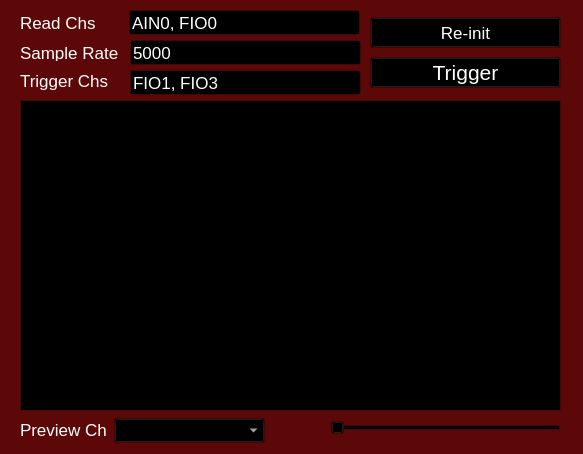
<?xml version="1.0" encoding="UTF-8"?>
<ui version="4.0">
 <class>DAQWindow</class>
 <widget class="QFrame" name="DAQWindow">
  <property name="geometry">
   <rect>
    <x>0</x>
    <y>0</y>
    <width>583</width>
    <height>454</height>
   </rect>
  </property>
  <property name="palette">
   <palette>
    <active>
     <colorrole role="WindowText">
      <brush brushstyle="SolidPattern">
       <color alpha="255">
        <red>255</red>
        <green>255</green>
        <blue>255</blue>
       </color>
      </brush>
     </colorrole>
     <colorrole role="Button">
      <brush brushstyle="SolidPattern">
       <color alpha="255">
        <red>0</red>
        <green>0</green>
        <blue>0</blue>
       </color>
      </brush>
     </colorrole>
     <colorrole role="Light">
      <brush brushstyle="SolidPattern">
       <color alpha="255">
        <red>0</red>
        <green>0</green>
        <blue>0</blue>
       </color>
      </brush>
     </colorrole>
     <colorrole role="Midlight">
      <brush brushstyle="SolidPattern">
       <color alpha="255">
        <red>0</red>
        <green>0</green>
        <blue>0</blue>
       </color>
      </brush>
     </colorrole>
     <colorrole role="Dark">
      <brush brushstyle="SolidPattern">
       <color alpha="255">
        <red>0</red>
        <green>0</green>
        <blue>0</blue>
       </color>
      </brush>
     </colorrole>
     <colorrole role="Mid">
      <brush brushstyle="SolidPattern">
       <color alpha="255">
        <red>0</red>
        <green>0</green>
        <blue>0</blue>
       </color>
      </brush>
     </colorrole>
     <colorrole role="Text">
      <brush brushstyle="SolidPattern">
       <color alpha="255">
        <red>255</red>
        <green>255</green>
        <blue>255</blue>
       </color>
      </brush>
     </colorrole>
     <colorrole role="BrightText">
      <brush brushstyle="SolidPattern">
       <color alpha="255">
        <red>255</red>
        <green>255</green>
        <blue>255</blue>
       </color>
      </brush>
     </colorrole>
     <colorrole role="ButtonText">
      <brush brushstyle="SolidPattern">
       <color alpha="255">
        <red>255</red>
        <green>255</green>
        <blue>255</blue>
       </color>
      </brush>
     </colorrole>
     <colorrole role="Base">
      <brush brushstyle="SolidPattern">
       <color alpha="255">
        <red>0</red>
        <green>0</green>
        <blue>0</blue>
       </color>
      </brush>
     </colorrole>
     <colorrole role="Window">
      <brush brushstyle="SolidPattern">
       <color alpha="255">
        <red>93</red>
        <green>8</green>
        <blue>8</blue>
       </color>
      </brush>
     </colorrole>
     <colorrole role="Shadow">
      <brush brushstyle="SolidPattern">
       <color alpha="255">
        <red>0</red>
        <green>0</green>
        <blue>0</blue>
       </color>
      </brush>
     </colorrole>
     <colorrole role="AlternateBase">
      <brush brushstyle="SolidPattern">
       <color alpha="255">
        <red>0</red>
        <green>0</green>
        <blue>0</blue>
       </color>
      </brush>
     </colorrole>
     <colorrole role="ToolTipBase">
      <brush brushstyle="SolidPattern">
       <color alpha="255">
        <red>255</red>
        <green>255</green>
        <blue>220</blue>
       </color>
      </brush>
     </colorrole>
     <colorrole role="ToolTipText">
      <brush brushstyle="SolidPattern">
       <color alpha="255">
        <red>0</red>
        <green>0</green>
        <blue>0</blue>
       </color>
      </brush>
     </colorrole>
     <colorrole role="PlaceholderText">
      <brush brushstyle="SolidPattern">
       <color alpha="128">
        <red>255</red>
        <green>255</green>
        <blue>255</blue>
       </color>
      </brush>
     </colorrole>
    </active>
    <inactive>
     <colorrole role="WindowText">
      <brush brushstyle="SolidPattern">
       <color alpha="255">
        <red>255</red>
        <green>255</green>
        <blue>255</blue>
       </color>
      </brush>
     </colorrole>
     <colorrole role="Button">
      <brush brushstyle="SolidPattern">
       <color alpha="255">
        <red>0</red>
        <green>0</green>
        <blue>0</blue>
       </color>
      </brush>
     </colorrole>
     <colorrole role="Light">
      <brush brushstyle="SolidPattern">
       <color alpha="255">
        <red>0</red>
        <green>0</green>
        <blue>0</blue>
       </color>
      </brush>
     </colorrole>
     <colorrole role="Midlight">
      <brush brushstyle="SolidPattern">
       <color alpha="255">
        <red>0</red>
        <green>0</green>
        <blue>0</blue>
       </color>
      </brush>
     </colorrole>
     <colorrole role="Dark">
      <brush brushstyle="SolidPattern">
       <color alpha="255">
        <red>0</red>
        <green>0</green>
        <blue>0</blue>
       </color>
      </brush>
     </colorrole>
     <colorrole role="Mid">
      <brush brushstyle="SolidPattern">
       <color alpha="255">
        <red>0</red>
        <green>0</green>
        <blue>0</blue>
       </color>
      </brush>
     </colorrole>
     <colorrole role="Text">
      <brush brushstyle="SolidPattern">
       <color alpha="255">
        <red>255</red>
        <green>255</green>
        <blue>255</blue>
       </color>
      </brush>
     </colorrole>
     <colorrole role="BrightText">
      <brush brushstyle="SolidPattern">
       <color alpha="255">
        <red>255</red>
        <green>255</green>
        <blue>255</blue>
       </color>
      </brush>
     </colorrole>
     <colorrole role="ButtonText">
      <brush brushstyle="SolidPattern">
       <color alpha="255">
        <red>255</red>
        <green>255</green>
        <blue>255</blue>
       </color>
      </brush>
     </colorrole>
     <colorrole role="Base">
      <brush brushstyle="SolidPattern">
       <color alpha="255">
        <red>0</red>
        <green>0</green>
        <blue>0</blue>
       </color>
      </brush>
     </colorrole>
     <colorrole role="Window">
      <brush brushstyle="SolidPattern">
       <color alpha="255">
        <red>93</red>
        <green>8</green>
        <blue>8</blue>
       </color>
      </brush>
     </colorrole>
     <colorrole role="Shadow">
      <brush brushstyle="SolidPattern">
       <color alpha="255">
        <red>0</red>
        <green>0</green>
        <blue>0</blue>
       </color>
      </brush>
     </colorrole>
     <colorrole role="AlternateBase">
      <brush brushstyle="SolidPattern">
       <color alpha="255">
        <red>0</red>
        <green>0</green>
        <blue>0</blue>
       </color>
      </brush>
     </colorrole>
     <colorrole role="ToolTipBase">
      <brush brushstyle="SolidPattern">
       <color alpha="255">
        <red>255</red>
        <green>255</green>
        <blue>220</blue>
       </color>
      </brush>
     </colorrole>
     <colorrole role="ToolTipText">
      <brush brushstyle="SolidPattern">
       <color alpha="255">
        <red>0</red>
        <green>0</green>
        <blue>0</blue>
       </color>
      </brush>
     </colorrole>
     <colorrole role="PlaceholderText">
      <brush brushstyle="SolidPattern">
       <color alpha="128">
        <red>255</red>
        <green>255</green>
        <blue>255</blue>
       </color>
      </brush>
     </colorrole>
    </inactive>
    <disabled>
     <colorrole role="WindowText">
      <brush brushstyle="SolidPattern">
       <color alpha="255">
        <red>0</red>
        <green>0</green>
        <blue>0</blue>
       </color>
      </brush>
     </colorrole>
     <colorrole role="Button">
      <brush brushstyle="SolidPattern">
       <color alpha="255">
        <red>0</red>
        <green>0</green>
        <blue>0</blue>
       </color>
      </brush>
     </colorrole>
     <colorrole role="Light">
      <brush brushstyle="SolidPattern">
       <color alpha="255">
        <red>0</red>
        <green>0</green>
        <blue>0</blue>
       </color>
      </brush>
     </colorrole>
     <colorrole role="Midlight">
      <brush brushstyle="SolidPattern">
       <color alpha="255">
        <red>0</red>
        <green>0</green>
        <blue>0</blue>
       </color>
      </brush>
     </colorrole>
     <colorrole role="Dark">
      <brush brushstyle="SolidPattern">
       <color alpha="255">
        <red>0</red>
        <green>0</green>
        <blue>0</blue>
       </color>
      </brush>
     </colorrole>
     <colorrole role="Mid">
      <brush brushstyle="SolidPattern">
       <color alpha="255">
        <red>0</red>
        <green>0</green>
        <blue>0</blue>
       </color>
      </brush>
     </colorrole>
     <colorrole role="Text">
      <brush brushstyle="SolidPattern">
       <color alpha="255">
        <red>0</red>
        <green>0</green>
        <blue>0</blue>
       </color>
      </brush>
     </colorrole>
     <colorrole role="BrightText">
      <brush brushstyle="SolidPattern">
       <color alpha="255">
        <red>255</red>
        <green>255</green>
        <blue>255</blue>
       </color>
      </brush>
     </colorrole>
     <colorrole role="ButtonText">
      <brush brushstyle="SolidPattern">
       <color alpha="255">
        <red>0</red>
        <green>0</green>
        <blue>0</blue>
       </color>
      </brush>
     </colorrole>
     <colorrole role="Base">
      <brush brushstyle="SolidPattern">
       <color alpha="255">
        <red>93</red>
        <green>8</green>
        <blue>8</blue>
       </color>
      </brush>
     </colorrole>
     <colorrole role="Window">
      <brush brushstyle="SolidPattern">
       <color alpha="255">
        <red>93</red>
        <green>8</green>
        <blue>8</blue>
       </color>
      </brush>
     </colorrole>
     <colorrole role="Shadow">
      <brush brushstyle="SolidPattern">
       <color alpha="255">
        <red>0</red>
        <green>0</green>
        <blue>0</blue>
       </color>
      </brush>
     </colorrole>
     <colorrole role="AlternateBase">
      <brush brushstyle="SolidPattern">
       <color alpha="255">
        <red>0</red>
        <green>0</green>
        <blue>0</blue>
       </color>
      </brush>
     </colorrole>
     <colorrole role="ToolTipBase">
      <brush brushstyle="SolidPattern">
       <color alpha="255">
        <red>255</red>
        <green>255</green>
        <blue>220</blue>
       </color>
      </brush>
     </colorrole>
     <colorrole role="ToolTipText">
      <brush brushstyle="SolidPattern">
       <color alpha="255">
        <red>0</red>
        <green>0</green>
        <blue>0</blue>
       </color>
      </brush>
     </colorrole>
     <colorrole role="PlaceholderText">
      <brush brushstyle="SolidPattern">
       <color alpha="128">
        <red>255</red>
        <green>255</green>
        <blue>255</blue>
       </color>
      </brush>
     </colorrole>
    </disabled>
   </palette>
  </property>
  <property name="windowTitle">
   <string>DAQ Window</string>
  </property>
  <property name="styleSheet">
   <string notr="true"/>
  </property>
  <widget class="QLineEdit" name="read_chan_edit">
   <property name="geometry">
    <rect>
     <x>129</x>
     <y>10</y>
     <width>231</width>
     <height>25</height>
    </rect>
   </property>
   <property name="font">
    <font>
     <family>Arial</family>
     <pointsize>13</pointsize>
    </font>
   </property>
   <property name="text">
    <string>AIN0, FIO0</string>
   </property>
  </widget>
  <widget class="QSlider" name="preview_slider">
   <property name="geometry">
    <rect>
     <x>330</x>
     <y>420</y>
     <width>231</width>
     <height>16</height>
    </rect>
   </property>
   <property name="orientation">
    <enum>Qt::Horizontal</enum>
   </property>
  </widget>
  <widget class="QComboBox" name="chan_preview_drop">
   <property name="geometry">
    <rect>
     <x>114</x>
     <y>418</y>
     <width>151</width>
     <height>25</height>
    </rect>
   </property>
  </widget>
  <widget class="QLineEdit" name="trigger_chan_edit">
   <property name="geometry">
    <rect>
     <x>130</x>
     <y>70</y>
     <width>231</width>
     <height>25</height>
    </rect>
   </property>
   <property name="font">
    <font>
     <family>Arial</family>
     <pointsize>13</pointsize>
    </font>
   </property>
   <property name="text">
    <string>FIO1, FIO3</string>
   </property>
  </widget>
  <widget class="QLabel" name="label_0">
   <property name="geometry">
    <rect>
     <x>20</x>
     <y>14</y>
     <width>101</width>
     <height>17</height>
    </rect>
   </property>
   <property name="font">
    <font>
     <family>Arial</family>
     <pointsize>13</pointsize>
    </font>
   </property>
   <property name="text">
    <string>Read Chs</string>
   </property>
  </widget>
  <widget class="PlotWidget" name="preview">
   <property name="geometry">
    <rect>
     <x>20</x>
     <y>100</y>
     <width>541</width>
     <height>311</height>
    </rect>
   </property>
  </widget>
  <widget class="QPushButton" name="init_push">
   <property name="geometry">
    <rect>
     <x>370</x>
     <y>17</y>
     <width>191</width>
     <height>31</height>
    </rect>
   </property>
   <property name="font">
    <font>
     <family>Arial</family>
     <pointsize>13</pointsize>
    </font>
   </property>
   <property name="text">
    <string>Re-init</string>
   </property>
  </widget>
  <widget class="QLabel" name="label_2">
   <property name="geometry">
    <rect>
     <x>20</x>
     <y>70</y>
     <width>101</width>
     <height>21</height>
    </rect>
   </property>
   <property name="font">
    <font>
     <family>Arial</family>
     <pointsize>13</pointsize>
    </font>
   </property>
   <property name="text">
    <string>Trigger Chs</string>
   </property>
  </widget>
  <widget class="QLabel" name="label_1">
   <property name="geometry">
    <rect>
     <x>20</x>
     <y>44</y>
     <width>101</width>
     <height>17</height>
    </rect>
   </property>
   <property name="font">
    <font>
     <family>Arial</family>
     <pointsize>13</pointsize>
    </font>
   </property>
   <property name="text">
    <string>Sample Rate</string>
   </property>
  </widget>
  <widget class="QPushButton" name="trigger_push">
   <property name="geometry">
    <rect>
     <x>370</x>
     <y>57</y>
     <width>191</width>
     <height>31</height>
    </rect>
   </property>
   <property name="font">
    <font>
     <family>Liberation Sans</family>
     <pointsize>16</pointsize>
    </font>
   </property>
   <property name="text">
    <string>Trigger</string>
   </property>
  </widget>
  <widget class="QLabel" name="label_3">
   <property name="geometry">
    <rect>
     <x>20</x>
     <y>420</y>
     <width>91</width>
     <height>20</height>
    </rect>
   </property>
   <property name="font">
    <font>
     <family>Arial</family>
     <pointsize>13</pointsize>
    </font>
   </property>
   <property name="text">
    <string>Preview Ch</string>
   </property>
  </widget>
  <widget class="QLineEdit" name="sr_edit">
   <property name="geometry">
    <rect>
     <x>130</x>
     <y>40</y>
     <width>231</width>
     <height>25</height>
    </rect>
   </property>
   <property name="font">
    <font>
     <family>Arial</family>
     <pointsize>13</pointsize>
    </font>
   </property>
   <property name="text">
    <string>5000</string>
   </property>
  </widget>
 </widget>
 <customwidgets>
  <customwidget>
   <class>PlotWidget</class>
   <extends>QGraphicsView</extends>
   <header>pyqtgraph</header>
  </customwidget>
 </customwidgets>
 <resources/>
 <connections/>
</ui>
